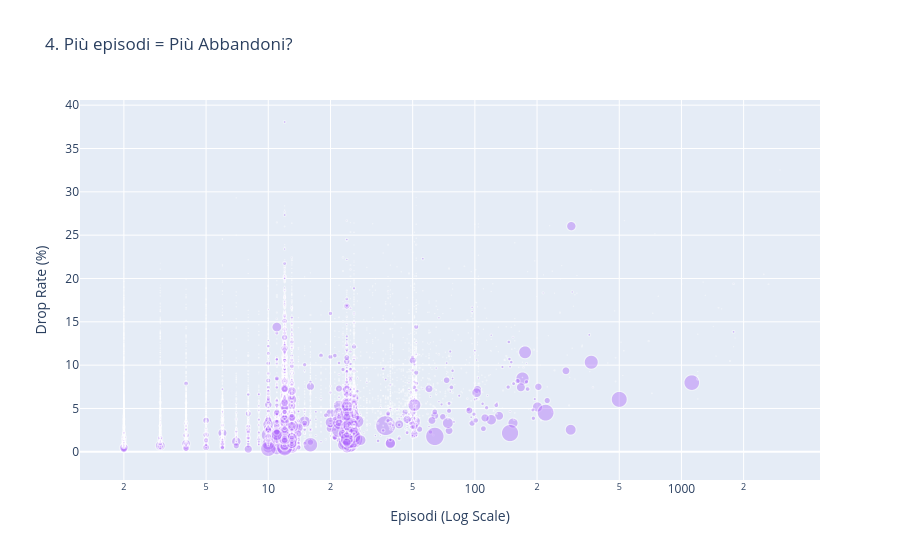

The cell this chart's notebook holds for it:
### Markdown cell above
## Capitolo 2: Il "Muro" della Fatica 🧱
Esiste una correlazione matematica tra la richiesta di tempo e la voglia di mollare?

### Code cell
# 4. Scatterplot Globale (Log Scale per leggibilità)
fig4 = px.scatter(df_clean, x='episodes', y='drop_rate',
                 hover_name='title', size='members', opacity=0.4, log_x=True,
                 title='4. Più episodi = Più Abbandoni?',
                 labels={'episodes': 'Episodi (Log Scale)', 'drop_rate': 'Drop Rate (%)'},
                 color_discrete_sequence=['#AB63FA'])
fig4.show()

### Figure 1 — Plotly figure (JSON) as saved in the notebook; plotly's stock layout.template omitted (floating-point values rounded to 4 significant figures; data arrays with more than 128 entries replaced by an {"elided": "..."} marker saying what was removed)
{"data": [{"hovertemplate": "<b>%{hovertext}</b><br><br>Episodi (Log Scale)=%{x}<br>Drop Rate (%)=%{y}<br>members=%{marker.size}<extra></extra>", "hovertext": {"elided": "9687 str values"}, "legendgroup": "", "marker": {"color": "#AB63FA", "opacity": 0.4, "size": {"elided": "9687 int values"}, "sizemode": "area", "sizeref": 10580.0, "symbol": "circle"}, "mode": "markers", "name": "", "showlegend": false, "type": "scattergl", "x": {"elided": "9687 int values"}, "xaxis": "x", "y": {"elided": "9687 float values"}, "yaxis": "y"}], "layout": {"legend": {"itemsizing": "constant", "tracegroupgap": 0}, "title": {"text": "4. Più episodi = Più Abbandoni?"}, "xaxis": {"anchor": "y", "domain": [0, 1], "title": {"text": "Episodi (Log Scale)"}, "type": "log"}, "yaxis": {"anchor": "x", "domain": [0, 1], "title": {"text": "Drop Rate (%)"}}}}
